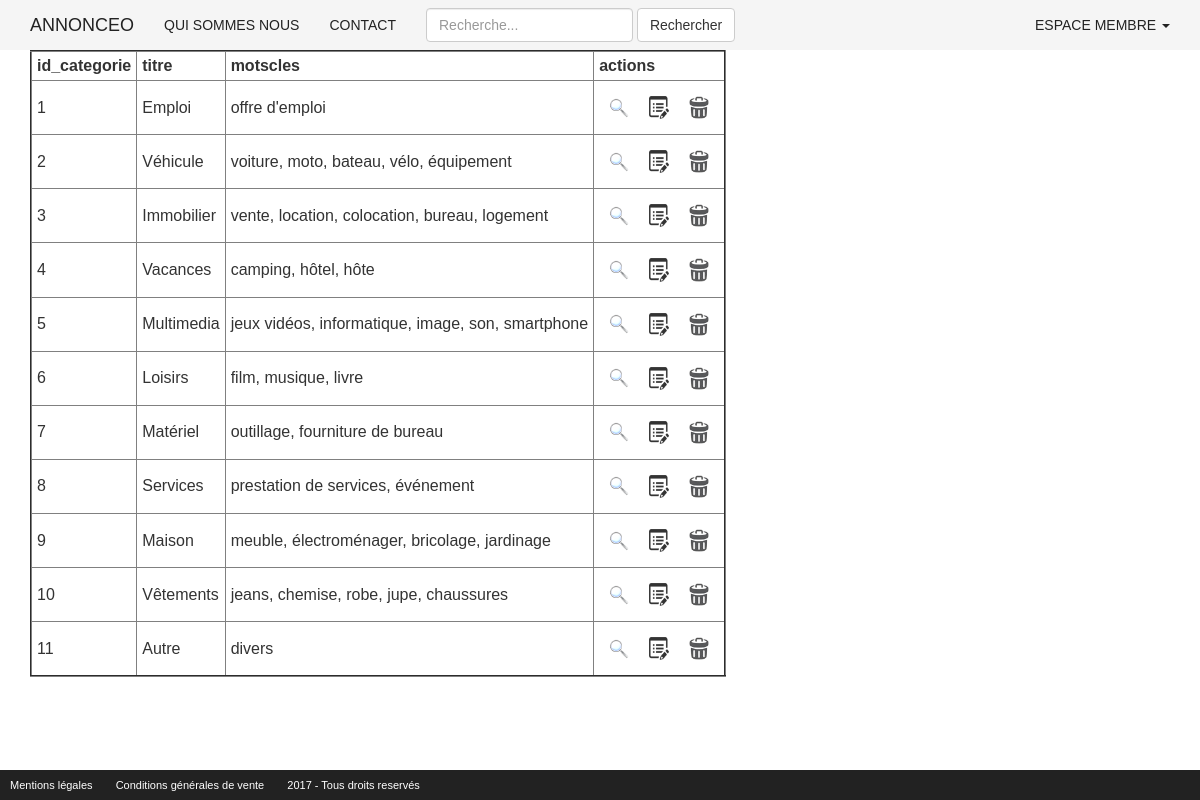
Screenshot of /admin/gestion_categorie.php with the database file from the repository.
### tables this page shows
CREATE TABLE categorie(
	id_categorie INT(3) NOT NULL AUTO_INCREMENT,
	titre VARCHAR(255) NOT NULL,
	motscles TEXT NOT NULL,
	PRIMARY KEY(id_categorie)
);

### inc/fonction.inc.php (called while the page is built, shortened)
<?php
function internauteEstConnecte()
{
	if(!isset($_SESSION['membre']))
	{
		return false;
	}
	else
	{
		return true;
	}
}
function internauteEstConnecteEtEstAdmin()
{
	if(internauteEstConnecte() && $_SESSION['membre']['statut'] == 1)
	{
		return true;
	}
	else
	{
		return false;
	}
}

### inc/init.inc.php (called while the page is built, shortened)
<?php
$content = '';
require_once('fonction.inc.php');

### admin/gestion_categorie.php (the view, shortened to what this page needs)
<?php
require_once("../inc/init.inc.php");
require_once("../inc/haut.inc.php");
$r = $bdd->query("SELECT * FROM categorie");
$content .="<table border='2' style='border-collapse:collapse;'><tr>";
	for($i = 0; $i < $r->columnCount();$i++)
	{
		$colonne= $r->getColumnMeta($i);
		$content .="<th>$colonne[name]</th>";
	}
	$content .="<th> actions </th>";
	$content .="</tr>";
	while($ligne = $r->fetch(PDO::FETCH_ASSOC))
	{
		$content .= '<tr>';
		foreach($ligne as $indice => $valeur)
		{
			$content .= "<td>$valeur</td>";
		}
		$content .= "<td><a href=\"?action=zoom&id_categorie=$ligne[id_categorie]\"><img src=\"../image/zoom.png\" class=\"icon\" alt=\"zoom\"></a>";
		$content .= "<a href=\"?action=modification&id_categorie=$ligne[id_categorie]\"><img src=\"../image/edit.png\" class=\"icon\" alt=\"modification\"></a>";
		$content .= "<a href=\"?action=suppression&id_categorie=$ligne[id_categorie]\" OnClick=\"return(confirm('En êtes vous certain?'));\"><img src=\"../image/delete.png\" class =\"icon\" alt=\"suppression\"></a></td>";
		$content .="</tr>";
	}
	$content .= '</table>';
echo $content;
?>
<?php
require_once("../inc/bas.inc.php");
?>

### inc/haut.inc.php (shortened to what this page needs)
<!DOCTYPE html>
<html lang="FR-fr">
	<head>
		<link href="https://maxcdn.bootstrapcdn.com/font-awesome/4.7.0/css/font-awesome.min.css" rel="stylesheet">
		<link rel="stylesheet" href="https://maxcdn.bootstrapcdn.com/bootstrap/3.3.7/css/bootstrap.min.css">
		<link rel="stylesheet" href="/annonceo/css/style.css">
	</head>
	<body>
		<header>
			<nav class="container-fluid">
				<a class="navbar-brand" href=<?php echo URL."index.php"; ?> title="Annonceo">Annonceo</a>
			    <div class="collapse navbar-collapse" >
					<?php
					if(internauteEstConnecteEtEstAdmin())
					{
					?>
			    	<ul class="nav navbar-nav">
						<?php
								echo '<li><a href="' . URL . 'admin/gestion_annonce.php">Annonces</a></li>';
								echo '<li><a href="' . URL . 'admin/gestion_categorie.php">Catégories</a></li>';
								echo '<li><a href="' . URL . 'admin/gestion_commentaire.php">Commentaires</a></li>';
								echo '<li><a href="' . URL . 'admin/gestion_membre.php">Membres</a></li>';
								echo '<li><a href="' . URL . 'admin/gestion_note.php">Notes</a></li>';
								echo '<li><a href="' . URL . 'admin/statistiques.php">Statistiques</a></li>';
						?>
			    	</ul>
					<?php
					}
					else{
					?>
			    	<ul class="nav navbar-nav">
						<?php
							echo '<li><a href="' . URL . 'qui_sommes_nous.php">Qui Sommes Nous</a></li>';
							echo '<li><a href="' . URL . 'contact.php">Contact</a></li>';
						?>
			    	</ul>
				    <form class="navbar-form navbar-left">
				    	<div class="form-group">
				    		<input type="text" class="form-control" placeholder="Recherche...">
				    	</div>
				        <button type="submit" class="btn btn-default">Rechercher</button>
				    </form>
				    <?php
					}
				    ?>
				    <ul class="nav navbar-nav navbar-right">
						<li class="dropdown">
						    <a href="#" class="dropdown-toggle" data-toggle="dropdown" role="button" aria-haspopup="true" aria-expanded="false">
								<?php
								if(internauteEstConnecteEtEstAdmin())
								{
									echo "Espace admin";
								}
								elseif(internauteEstConnecte())
								{
									echo '<i class="fa fa-user" aria-hidden="true"></i> ' . $_SESSION['membre']['pseudo'];
								}
								else
								{
									echo "Espace membre";
								}
								?>
							    <span class="caret"></span>
						    </a>
						</li>
					</ul>
				</div>
			</nav>
		</header>
		<section>
			<div class="container">

### inc/bas.inc.php
			</div>
		</section>
		<footer>
			<ul>
				<li><a href="">Mentions légales</a></li>
				<li><a href="">Conditions générales de vente</a></li>
				<li><?php echo date('Y'); ?> - Tous droits reservés</li>
			</ul>
		</footer>
	</body>
</html>

### css/style.css (style rules this page uses)
* { box-sizing: border-box; }
body { margin: 0; padding: 0; font: 16px sans-serif; }
a { color: #222; }
ul, li { list-style: none; }
header { background: #f5f5f5; z-index: 100; }
nav { font-size: 1.4rem; text-transform: uppercase; background: #f5f5f5; }
.dropdown { text-align: center; }
footer { width: 100%; position: fixed; bottom: 0; background: #222; color: #fff; font-size: 1.1rem; }
footer a { color: #fff; }
footer ul { padding: 0; margin: 0; }
footer li { display: inline-block; margin: 0 10px; line-height: 30px; }
.icon { display:inline-block; width:20px; margin:10px; }
th, tr, td { width: auto; padding:5px; }
section .container { margin-bottom: 50px; }

### rows the page displays
categorie: id_categorie "1", titre "Emploi", motscles "offre d'emploi"
categorie: id_categorie "2", titre "Véhicule", motscles "voiture, moto, bateau, vélo, équipement"
categorie: id_categorie "3", titre "Immobilier", motscles "vente, location, colocation, bureau, logement"
categorie: id_categorie "4", titre "Vacances", motscles "camping, hôtel, hôte"
categorie: id_categorie "5", titre "Multimedia", motscles "jeux vidéos, informatique, image, son, smartphone"
categorie: id_categorie "6", titre "Loisirs", motscles "film, musique, livre"
categorie: id_categorie "7", titre "Matériel", motscles "outillage, fourniture de bureau"
categorie: id_categorie "8", titre "Services", motscles "prestation de services, événement"
categorie: id_categorie "9", titre "Maison", motscles "meuble, électroménager, bricolage, jardinage"
categorie: id_categorie "10", titre "Vêtements", motscles "jeans, chemise, robe, jupe, chaussures"
categorie: id_categorie "11", titre "Autre", motscles "divers"

### other values shown
$colonne[name] "id_categorie"
$colonne[name] "titre"
$colonne[name] "motscles"
